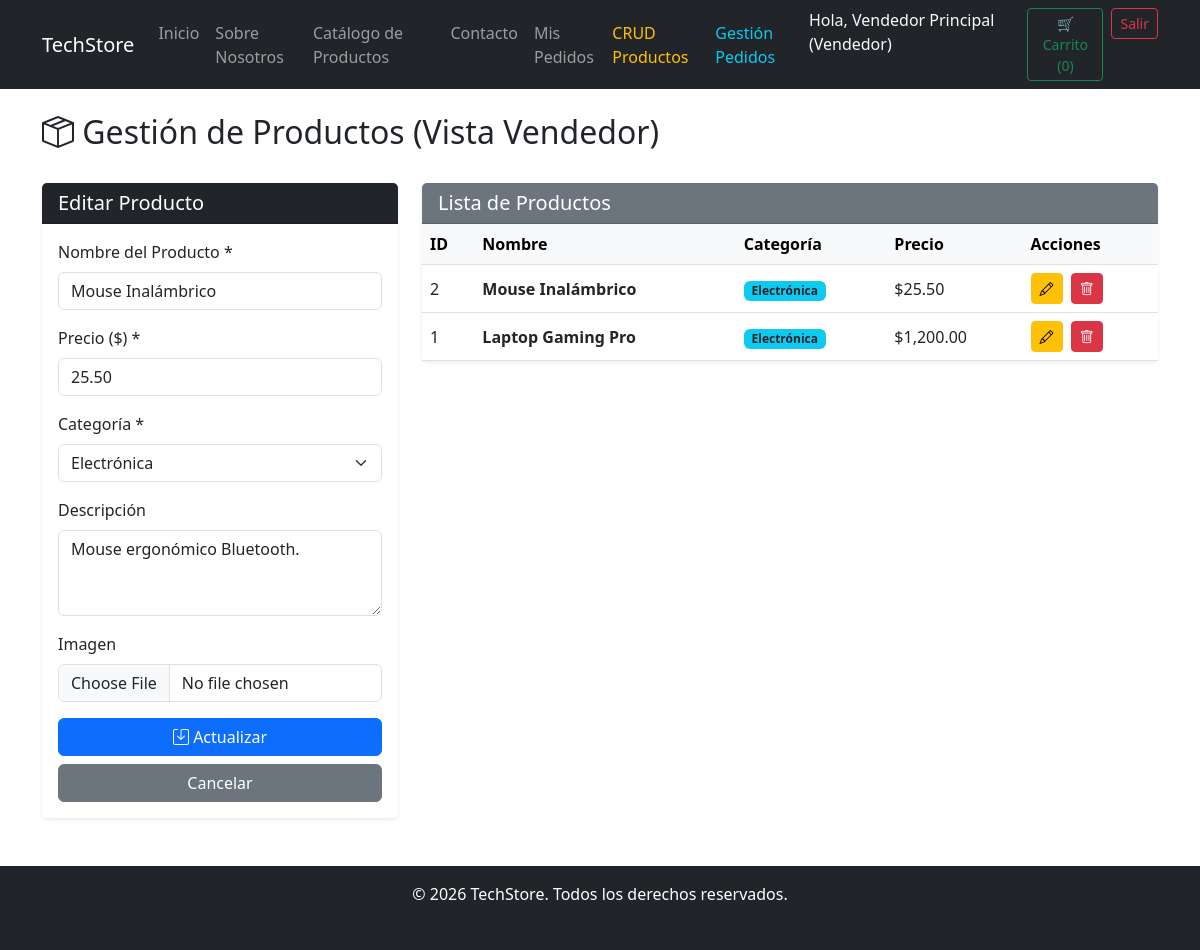
/gestion_productos.php?editar=2 (signed in), run on the app's committed database.
### tables this page shows
CREATE TABLE IF NOT EXISTS productos (
    id INT AUTO_INCREMENT PRIMARY KEY,
    nombre VARCHAR(150) NOT NULL,
    precio DECIMAL(10, 2) NOT NULL,
    imagen VARCHAR(255) DEFAULT 'default.jpg',
    descripcion TEXT,
    categoria_id INT,
    FOREIGN KEY (categoria_id) REFERENCES categorias(id) ON DELETE SET NULL
);

CREATE TABLE IF NOT EXISTS categorias (
    id INT AUTO_INCREMENT PRIMARY KEY,
    nombre VARCHAR(100) NOT NULL
);

### gestion_productos.php (the view, shortened to what this page needs)
<?php
require_once 'config/db.php';
$producto_editar = null;
if (isset($_GET['editar'])) {
    $id_editar = (int)$_GET['editar'];
    $stmt_edit = $pdo->prepare("SELECT * FROM productos WHERE id = ?");
    $stmt_edit->execute([$id_editar]);
    $producto_editar = $stmt_edit->fetch();
}
$categorias = $pdo->query("SELECT * FROM categorias")->fetchAll();
$productos = $pdo->query("SELECT p.*, c.nombre as categoria_nombre FROM productos p LEFT JOIN categorias c ON p.categoria_id = c.id ORDER BY p.id DESC")->fetchAll();
include 'includes/header.php';
?>
<div class="d-flex justify-content-between align-items-center mb-4">
    <h2><i class="bi bi-box-seam"></i> Gestión de Productos (Vista Vendedor)</h2>
</div>
<div class="row">
    <div class="col-md-4 mb-4">
        <div class="card shadow-sm border-0">
            <div class="card-header bg-dark text-white">
                <h5 class="mb-0"><?= $producto_editar ? 'Editar Producto' : 'Nuevo Producto' ?></h5>
            </div>
            <div class="card-body">
                <form action="gestion_productos.php" method="POST" enctype="multipart/form-data">
                    <div class="mb-3">
                        <label class="form-label">Nombre del Producto *</label>
                        <input type="text" name="nombre" class="form-control" required value="<?= htmlspecialchars($producto_editar['nombre'] ?? '') ?>">
                    </div>
                    <div class="mb-3">
                        <label class="form-label">Precio ($) *</label>
                        <input type="number" step="0.01" min="0.1" name="precio" class="form-control" required value="<?= htmlspecialchars($producto_editar['precio'] ?? '') ?>">
                    </div>
                    <div class="mb-3">
                        <label class="form-label">Categoría *</label>
                        <select name="categoria_id" class="form-select" required>
                            <?php foreach ($categorias as $cat): ?>
                                <option value="<?= $cat['id'] ?>" <?= (isset($producto_editar['categoria_id']) && $producto_editar['categoria_id'] == $cat['id']) ? 'selected' : '' ?>>
                                    <?= htmlspecialchars($cat['nombre']) ?>
                                </option>
                            <?php endforeach; ?>
                        </select>
                    </div>
                    <div class="mb-3">
                        <label class="form-label">Descripción</label>
                        <textarea name="descripcion" class="form-control" rows="3"><?= htmlspecialchars($producto_editar['descripcion'] ?? '') ?></textarea>
                    </div>
                    <div class="mb-3">
                        <label class="form-label">Imagen</label>
                        <input type="file" name="imagen" class="form-control" accept="image/*">
                    </div>
                    <button type="submit" class="btn btn-primary w-100">
                        <i class="bi bi-save"></i> <?= $producto_editar ? 'Actualizar' : 'Guardar Producto' ?>
                    </button>
                    <?php if ($producto_editar): ?>
                        <a href="gestion_productos.php" class="btn btn-secondary w-100 mt-2">Cancelar</a>
                    <?php endif; ?>
                </form>
            </div>
        </div>
    </div>
    <div class="col-md-8">
        <div class="card shadow-sm border-0">
            <div class="card-header bg-secondary text-white">
                <h5 class="mb-0">Lista de Productos</h5>
            </div>
            <div class="card-body p-0">
                <div class="table-responsive">
                    <table class="table table-hover align-middle mb-0">
                        <thead class="table-light">
                            <tr>
                                <th>ID</th>
                                <th>Nombre</th>
                                <th>Categoría</th>
                                <th>Precio</th>
                                <th>Acciones</th>
                            </tr>
                        </thead>
                        <tbody>
                            <?php if (count($productos) > 0): ?>
                                <?php foreach ($productos as $prod): ?>
                                    <tr>
                                        <td><?= $prod['id'] ?></td>
                                        <td><strong><?= htmlspecialchars($prod['nombre']) ?></strong></td>
                                        <td><span class="badge bg-info text-dark"><?= htmlspecialchars($prod['categoria_nombre'] ?? 'Sin categoría') ?></span></td>
                                        <td>$<?= number_format($prod['precio'], 2) ?></td>
                                        <td>
                                            <a href="gestion_productos.php?editar=<?= $prod['id'] ?>" class="btn btn-warning btn-sm me-1">
                                                <i class="bi bi-pencil"></i>
                                            </a>
                                            <a href="gestion_productos.php?eliminar=<?= $prod['id'] ?>" class="btn btn-danger btn-sm" onclick="return confirm('¿Seguro que deseas eliminar este producto?')">
                                                <i class="bi bi-trash"></i>
                                            </a>
                                        </td>
                                    </tr>
                                <?php endforeach; ?>
                            <?php else: ?>
                                <tr>
                                    <td colspan="5" class="text-center py-4 text-muted">No hay productos registrados.</td>
                                </tr>
                            <?php endif; ?>
                        </tbody>
                    </table>
                </div>
            </div>
        </div>
    </div>
</div>
<?php include 'includes/footer.php'; ?>

### data on the page
productos: nombre "Mouse Inalámbrico", precio "25.50", categoria_id "Electrónica", descripcion "Mouse ergonómico Bluetooth.", id "2", categoria.nombre "Electrónica"
productos: id "1", nombre "Laptop Gaming Pro", categoria.nombre "Electrónica", precio "1,200.00"

### other printed values
$_SESSION['user_nombre'] "Vendedor Principal"
$_SESSION['user_rol'] "Vendedor"
